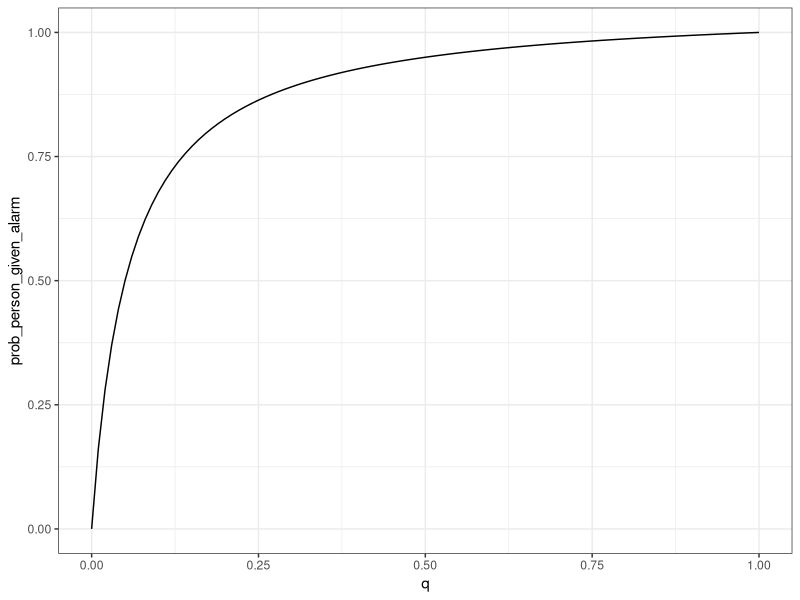
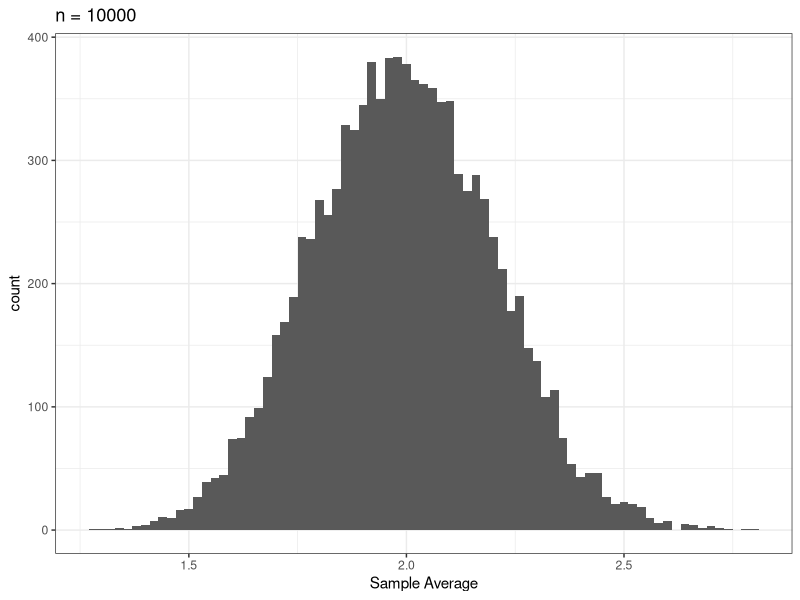
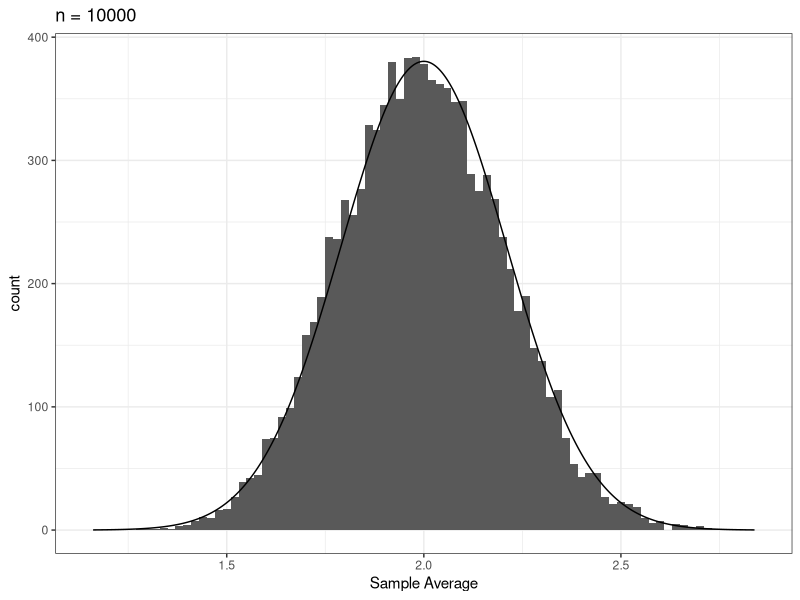
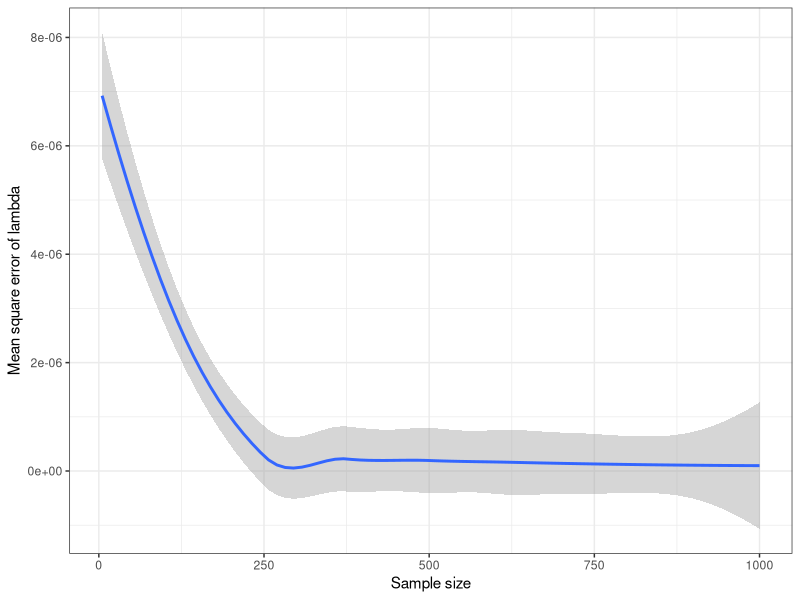

Write the R code that produced these figures, in order.
## ---- chunk 1
knitr::opts_chunk$set(echo = TRUE)
library(tidyverse)
## ---- chunk 2
c_prob_person_given_alarm <- function (p0,p1,q){
  prob_person_given_alarm <- (p1*q)/(p1*q+p0*(1-q))
  return(prob_person_given_alarm)
}
## ---- chunk 3
c_prob_person_given_alarm(p0=0.05,p1=0.95,q=0.1)
## ---- chunk 4
p0=0.05
p1=0.95
inc = 0.01
prob_by_q <- data.frame(q=seq(0,1,inc))%>%
                    mutate(prob = map_dbl(.x=q,~c_prob_person_given_alarm(p0,p1,.x)))
prob_by_q%>% ggplot(aes(x=q,y=prob))+geom_line()+theme_bw() + xlab("q") + ylab("prob_person_given_alarm")
## ---- chunk 5
sample_X_0125 <- function (alpha,beta,gamma,n){
  sample_X <- data.frame(U=runif(n))%>%
    mutate(X=case_when(
      (0<=U)&(U<alpha)~1,
      (alpha<=U)&(U<alpha+beta)~2,
      (alpha+beta<=U)&(U<alpha+beta+gamma)~5,
      (alpha+beta+gamma<=U)&(U<=1)~0))%>%
    pull(X)
  return(sample_X)
}
## ---- chunk 6
alpha <- 0.1
beta <- 0.2
gamma <- 0.3
n <- 100000
simulation_study_1 <- sample_X_0125(alpha,beta,gamma,n)
sample_mean <- mean(simulation_study_1)
sample_mean
sample_variance <- var(simulation_study_1)
sample_variance
## ---- chunk 7
expectation_random_variable <- alpha+2*beta+5*gamma
expectation_random_variable
population_variance <- alpha+4*beta+25*gamma-alpha^2-4*beta^2-25*gamma^2-4*alpha*beta-10*alpha*gamma-20*beta*gamma
population_variance
## ---- chunk 8
set.seed(0)
n <- 100
trial_num <- 10000
simulation_study_2 <- data.frame(trial_index = seq(1,trial_num,1))%>%
  mutate(sample = map(.x=trial_index, .f=~sample_X_0125(alpha,beta,gamma,n)))%>%
  mutate(sample_mean = map_dbl(.x= sample,.f=~mean(.x)))
## ---- chunk 9
plot_sample_mean_by_count<-simulation_study_2 %>% 
  ggplot(aes(x=sample_mean)) + 
  geom_histogram(binwidth=0.02)+
  labs(title = "n = 10000",x="Sample Average", y="count")+
  theme_bw() 
plot_sample_mean_by_count

## ---- chunk 10
expectation_sample_mean_in_simulation <- mean(simulation_study_2$sample_mean)%>%round(4)
expectation_sample_mean_in_simulation
variance_sample_mean_in_simulation <- var(simulation_study_2$sample_mean)%>%round(4)
variance_sample_mean_in_simulation
## ---- chunk 11
##let's define what mu value and sigma value are.

mu <- alpha+2*beta+5*gamma
sigma <- sqrt((alpha+4*beta+25*gamma-alpha^2-4*beta^2-25*gamma^2-4*alpha*beta-10*alpha*gamma-20*beta*gamma)/n)
x_start<- mu - 4*sigma
x_end <- mu + 4*sigma
inc <- 0.0001
gaussian_df <- data.frame(x=seq(x_start,x_end,inc))%>%
  mutate(pdf=map_dbl(.x=x,~dnorm(x=.x,mean=mu,sd=sigma)))
plot_sample_mean_by_count+geom_line(data = gaussian_df, aes(x,y=pdf*200))
## ---- chunk 12
set.seed(5)
num_trials_per_sample_size <- 100
min_sample_size <-5
max_sample_size <-1000
sample_size_inc <- 5
lambda_0 <- 0.01

exponential_simulation_df <- crossing(trial=seq(num_trials_per_sample_size),
                                      sample_size=seq(min_sample_size,max_sample_size,sample_size_inc))%>%
  mutate(simulation=pmap(.l=list(trial,sample_size),
                         .f=~rexp(.y,rate=lambda_0)))%>%
  mutate(lambda_MLE = map_dbl(.x=simulation,.f=~1/mean(.x)))%>%
  group_by(sample_size)%>%
  summarise(msq_error_lambda = mean((lambda_MLE-lambda_0)^2))

exponential_simulation_df%>%
  ggplot(aes(x=sample_size,y=msq_error_lambda))+
  geom_smooth(method ='loess',formula='y ~ x')+
  theme_bw()+xlab("Sample size")+
  ylab("Mean square error of lambda")

## ---- chunk 13
data <- read.csv("bird_data_EMATM0061.csv", header = TRUE)
bird_arrival_time_differences <- diff(data$Time)
lambda_MLE_bird = 1/mean(bird_arrival_time_differences)
lambda_MLE_bird
## ---- chunk 14
confidence_level <- 0.95
alpha <- 1-confidence_level
z_alpha <- qnorm(1-alpha/2)
n <- length(bird_arrival_time_differences)
sample_mean <- mean(bird_arrival_time_differences)
ci_l<-(1/sample_mean)*(1-z_alpha/sqrt(n))
ci_u<-(1/sample_mean)*(1+z_alpha/sqrt(n))
c(ci_l,ci_u)
